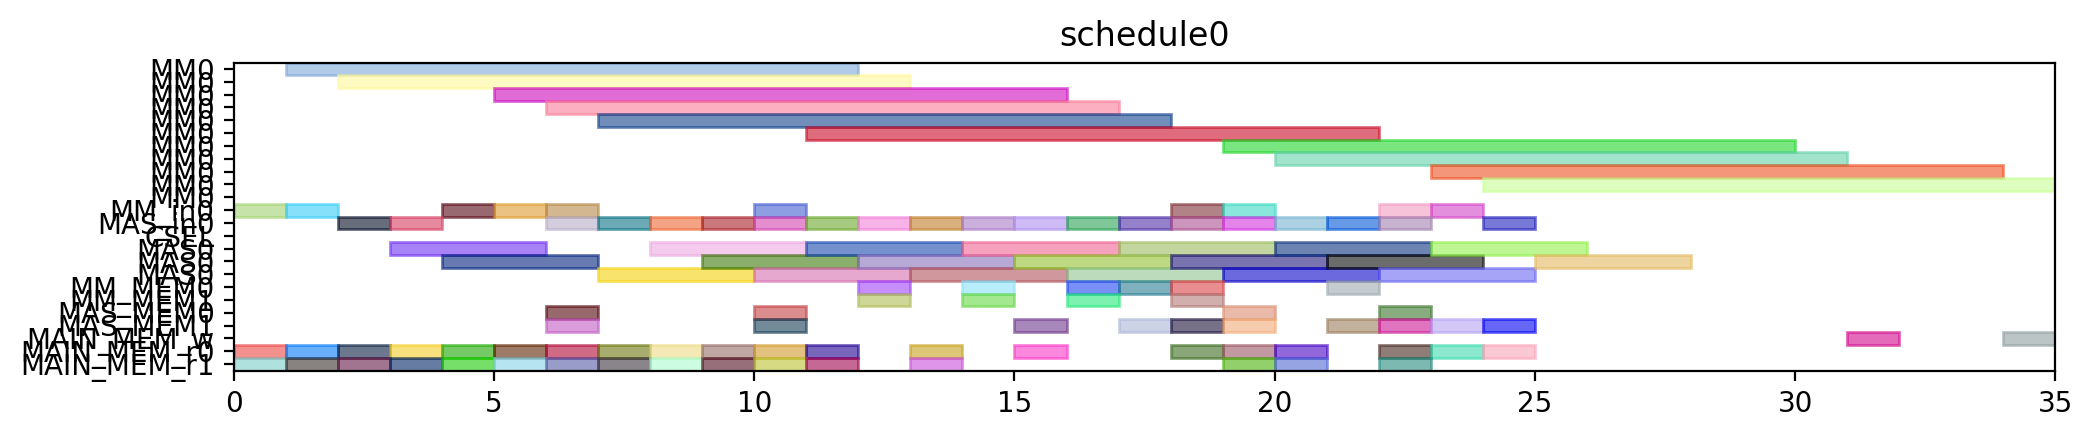

This chart was generated by the following Python code:
from pyschedule import Scenario, solvers, plotters, alt


def solve():
	horizon = 120
	S = Scenario("schedule0", horizon=horizon)

	# resource
	MM = S.Resources('MM', num=1, size=11)
	MM_in = S.Resources('MM_in', num=1)
	MAS_in = S.Resources('MAS_in', num=1)
	CSEL = S.Resource('CSEL')
	MAS = S.Resources('MAS', num=1, size=3, periods=range(1, horizon))
	MM_MEM = S.Resources('MM_MEM', num=2)
	MAS_MEM = S.Resources('MAS_MEM', num=2)
	MAIN_MEM_w = S.Resource('MAIN_MEM_w', size=1)
	MAIN_MEM_r = S.Resources('MAIN_MEM_r', num=2)

	# result of previous scheduling

	# new tasks
	t0_t0 = S.Task('t0_t0', length=11, delay_cost=1)
	t0_t0 += alt(MM)
	t0_t0_in = S.Task('t0_t0_in', length=1, delay_cost=1)
	t0_t0_in += alt(MM_in)
	S += t0_t0_in*MM_in[0]<=t0_t0*MM[0]
	t0_t0_mem0 = S.Task('t0_t0_mem0', length=1, delay_cost=1)
	t0_t0_mem0 += MAIN_MEM_r[0]
	S += t0_t0_mem0 <= t0_t0

	t0_t0_mem1 = S.Task('t0_t0_mem1', length=1, delay_cost=1)
	t0_t0_mem1 += MAIN_MEM_r[1]
	S += t0_t0_mem1 <= t0_t0

	t0_t1 = S.Task('t0_t1', length=11, delay_cost=1)
	t0_t1 += alt(MM)
	t0_t1_in = S.Task('t0_t1_in', length=1, delay_cost=1)
	t0_t1_in += alt(MM_in)
	S += t0_t1_in*MM_in[0]<=t0_t1*MM[0]
	t0_t1_mem0 = S.Task('t0_t1_mem0', length=1, delay_cost=1)
	t0_t1_mem0 += MAIN_MEM_r[0]
	S += t0_t1_mem0 <= t0_t1

	t0_t1_mem1 = S.Task('t0_t1_mem1', length=1, delay_cost=1)
	t0_t1_mem1 += MAIN_MEM_r[1]
	S += t0_t1_mem1 <= t0_t1

	t0_t2 = S.Task('t0_t2', length=3, delay_cost=1)
	t0_t2 += alt(MAS)
	t0_t2_in = S.Task('t0_t2_in', length=1, delay_cost=1)
	t0_t2_in += alt(MAS_in)
	S += t0_t2_in*MAS_in[0]<=t0_t2*MAS[0]

	t0_t2_mem0 = S.Task('t0_t2_mem0', length=1, delay_cost=1)
	t0_t2_mem0 += MAIN_MEM_r[0]
	S += t0_t2_mem0 <= t0_t2

	t0_t2_mem1 = S.Task('t0_t2_mem1', length=1, delay_cost=1)
	t0_t2_mem1 += MAIN_MEM_r[1]
	S += t0_t2_mem1 <= t0_t2

	t0_t3 = S.Task('t0_t3', length=3, delay_cost=1)
	t0_t3 += alt(MAS)
	t0_t3_in = S.Task('t0_t3_in', length=1, delay_cost=1)
	t0_t3_in += alt(MAS_in)
	S += t0_t3_in*MAS_in[0]<=t0_t3*MAS[0]

	t0_t3_mem0 = S.Task('t0_t3_mem0', length=1, delay_cost=1)
	t0_t3_mem0 += MAIN_MEM_r[0]
	S += t0_t3_mem0 <= t0_t3

	t0_t3_mem1 = S.Task('t0_t3_mem1', length=1, delay_cost=1)
	t0_t3_mem1 += MAIN_MEM_r[1]
	S += t0_t3_mem1 <= t0_t3

	t2_t0 = S.Task('t2_t0', length=11, delay_cost=1)
	t2_t0 += alt(MM)
	t2_t0_in = S.Task('t2_t0_in', length=1, delay_cost=1)
	t2_t0_in += alt(MM_in)
	S += t2_t0_in*MM_in[0]<=t2_t0*MM[0]
	t2_t0_mem0 = S.Task('t2_t0_mem0', length=1, delay_cost=1)
	t2_t0_mem0 += MAIN_MEM_r[0]
	S += t2_t0_mem0 <= t2_t0

	t2_t0_mem1 = S.Task('t2_t0_mem1', length=1, delay_cost=1)
	t2_t0_mem1 += MAIN_MEM_r[1]
	S += t2_t0_mem1 <= t2_t0

	t2_t1 = S.Task('t2_t1', length=11, delay_cost=1)
	t2_t1 += alt(MM)
	t2_t1_in = S.Task('t2_t1_in', length=1, delay_cost=1)
	t2_t1_in += alt(MM_in)
	S += t2_t1_in*MM_in[0]<=t2_t1*MM[0]
	t2_t1_mem0 = S.Task('t2_t1_mem0', length=1, delay_cost=1)
	t2_t1_mem0 += MAIN_MEM_r[0]
	S += t2_t1_mem0 <= t2_t1

	t2_t1_mem1 = S.Task('t2_t1_mem1', length=1, delay_cost=1)
	t2_t1_mem1 += MAIN_MEM_r[1]
	S += t2_t1_mem1 <= t2_t1

	t2_t2 = S.Task('t2_t2', length=3, delay_cost=1)
	t2_t2 += alt(MAS)
	t2_t2_in = S.Task('t2_t2_in', length=1, delay_cost=1)
	t2_t2_in += alt(MAS_in)
	S += t2_t2_in*MAS_in[0]<=t2_t2*MAS[0]

	t2_t2_mem0 = S.Task('t2_t2_mem0', length=1, delay_cost=1)
	t2_t2_mem0 += MAIN_MEM_r[0]
	S += t2_t2_mem0 <= t2_t2

	t2_t2_mem1 = S.Task('t2_t2_mem1', length=1, delay_cost=1)
	t2_t2_mem1 += MAIN_MEM_r[1]
	S += t2_t2_mem1 <= t2_t2

	t2_t3 = S.Task('t2_t3', length=3, delay_cost=1)
	t2_t3 += alt(MAS)
	t2_t3_in = S.Task('t2_t3_in', length=1, delay_cost=1)
	t2_t3_in += alt(MAS_in)
	S += t2_t3_in*MAS_in[0]<=t2_t3*MAS[0]

	t2_t3_mem0 = S.Task('t2_t3_mem0', length=1, delay_cost=1)
	t2_t3_mem0 += MAIN_MEM_r[0]
	S += t2_t3_mem0 <= t2_t3

	t2_t3_mem1 = S.Task('t2_t3_mem1', length=1, delay_cost=1)
	t2_t3_mem1 += MAIN_MEM_r[1]
	S += t2_t3_mem1 <= t2_t3

	t7_t2 = S.Task('t7_t2', length=3, delay_cost=1)
	t7_t2 += alt(MAS)
	t7_t2_in = S.Task('t7_t2_in', length=1, delay_cost=1)
	t7_t2_in += alt(MAS_in)
	S += t7_t2_in*MAS_in[0]<=t7_t2*MAS[0]

	t7_t2_mem0 = S.Task('t7_t2_mem0', length=1, delay_cost=1)
	t7_t2_mem0 += MAIN_MEM_r[0]
	S += t7_t2_mem0 <= t7_t2

	t7_t2_mem1 = S.Task('t7_t2_mem1', length=1, delay_cost=1)
	t7_t2_mem1 += MAIN_MEM_r[1]
	S += t7_t2_mem1 <= t7_t2

	t9_t2 = S.Task('t9_t2', length=3, delay_cost=1)
	t9_t2 += alt(MAS)
	t9_t2_in = S.Task('t9_t2_in', length=1, delay_cost=1)
	t9_t2_in += alt(MAS_in)
	S += t9_t2_in*MAS_in[0]<=t9_t2*MAS[0]

	t9_t2_mem0 = S.Task('t9_t2_mem0', length=1, delay_cost=1)
	t9_t2_mem0 += MAIN_MEM_r[0]
	S += t9_t2_mem0 <= t9_t2

	t9_t2_mem1 = S.Task('t9_t2_mem1', length=1, delay_cost=1)
	t9_t2_mem1 += MAIN_MEM_r[1]
	S += t9_t2_mem1 <= t9_t2

	t14_t2 = S.Task('t14_t2', length=3, delay_cost=1)
	t14_t2 += alt(MAS)
	t14_t2_in = S.Task('t14_t2_in', length=1, delay_cost=1)
	t14_t2_in += alt(MAS_in)
	S += t14_t2_in*MAS_in[0]<=t14_t2*MAS[0]

	t14_t2_mem0 = S.Task('t14_t2_mem0', length=1, delay_cost=1)
	t14_t2_mem0 += MAIN_MEM_r[0]
	S += t14_t2_mem0 <= t14_t2

	t14_t2_mem1 = S.Task('t14_t2_mem1', length=1, delay_cost=1)
	t14_t2_mem1 += MAIN_MEM_r[1]
	S += t14_t2_mem1 <= t14_t2

	new_TZ_t2 = S.Task('new_TZ_t2', length=3, delay_cost=1)
	new_TZ_t2 += alt(MAS)
	new_TZ_t2_in = S.Task('new_TZ_t2_in', length=1, delay_cost=1)
	new_TZ_t2_in += alt(MAS_in)
	S += new_TZ_t2_in*MAS_in[0]<=new_TZ_t2*MAS[0]

	new_TZ_t2_mem0 = S.Task('new_TZ_t2_mem0', length=1, delay_cost=1)
	new_TZ_t2_mem0 += MAIN_MEM_r[0]
	S += new_TZ_t2_mem0 <= new_TZ_t2

	new_TZ_t2_mem1 = S.Task('new_TZ_t2_mem1', length=1, delay_cost=1)
	new_TZ_t2_mem1 += MAIN_MEM_r[1]
	S += new_TZ_t2_mem1 <= new_TZ_t2

	t16_t2 = S.Task('t16_t2', length=3, delay_cost=1)
	t16_t2 += alt(MAS)
	t16_t2_in = S.Task('t16_t2_in', length=1, delay_cost=1)
	t16_t2_in += alt(MAS_in)
	S += t16_t2_in*MAS_in[0]<=t16_t2*MAS[0]

	t16_t2_mem0 = S.Task('t16_t2_mem0', length=1, delay_cost=1)
	t16_t2_mem0 += MAIN_MEM_r[0]
	S += t16_t2_mem0 <= t16_t2

	t16_t2_mem1 = S.Task('t16_t2_mem1', length=1, delay_cost=1)
	t16_t2_mem1 += MAIN_MEM_r[1]
	S += t16_t2_mem1 <= t16_t2

	t17_t2 = S.Task('t17_t2', length=3, delay_cost=1)
	t17_t2 += alt(MAS)
	t17_t2_in = S.Task('t17_t2_in', length=1, delay_cost=1)
	t17_t2_in += alt(MAS_in)
	S += t17_t2_in*MAS_in[0]<=t17_t2*MAS[0]

	t17_t2_mem0 = S.Task('t17_t2_mem0', length=1, delay_cost=1)
	t17_t2_mem0 += MAIN_MEM_r[0]
	S += t17_t2_mem0 <= t17_t2

	t17_t2_mem1 = S.Task('t17_t2_mem1', length=1, delay_cost=1)
	t17_t2_mem1 += MAIN_MEM_r[1]
	S += t17_t2_mem1 <= t17_t2

	t0_t4 = S.Task('t0_t4', length=11, delay_cost=1)
	t0_t4 += alt(MM)
	t0_t4_in = S.Task('t0_t4_in', length=1, delay_cost=1)
	t0_t4_in += alt(MM_in)
	S += t0_t4_in*MM_in[0]<=t0_t4*MM[0]
	t0_t4_mem0 = S.Task('t0_t4_mem0', length=1, delay_cost=1)
	t0_t4_mem0 += alt(MAS_MEM)
	S += (t0_t2*MAS[0])-1 < t0_t4_mem0*MAS_MEM[0]
	S += t0_t4_mem0 <= t0_t4

	t0_t4_mem1 = S.Task('t0_t4_mem1', length=1, delay_cost=1)
	t0_t4_mem1 += alt(MAS_MEM)
	S += (t0_t3*MAS[0])-1 < t0_t4_mem1*MAS_MEM[1]
	S += t0_t4_mem1 <= t0_t4

	t00 = S.Task('t00', length=3, delay_cost=1)
	t00 += alt(MAS)
	t00_in = S.Task('t00_in', length=1, delay_cost=1)
	t00_in += alt(MAS_in)
	S += t00_in*MAS_in[0]<=t00*MAS[0]

	t00_mem0 = S.Task('t00_mem0', length=1, delay_cost=1)
	t00_mem0 += alt(MM_MEM)
	S += (t0_t0*MM[0])-1 < t00_mem0*MM_MEM[0]
	S += t00_mem0 <= t00

	t00_mem1 = S.Task('t00_mem1', length=1, delay_cost=1)
	t00_mem1 += alt(MM_MEM)
	S += (t0_t1*MM[0])-1 < t00_mem1*MM_MEM[1]
	S += t00_mem1 <= t00

	t0_t5 = S.Task('t0_t5', length=3, delay_cost=1)
	t0_t5 += alt(MAS)
	t0_t5_in = S.Task('t0_t5_in', length=1, delay_cost=1)
	t0_t5_in += alt(MAS_in)
	S += t0_t5_in*MAS_in[0]<=t0_t5*MAS[0]

	t0_t5_mem0 = S.Task('t0_t5_mem0', length=1, delay_cost=1)
	t0_t5_mem0 += alt(MM_MEM)
	S += (t0_t0*MM[0])-1 < t0_t5_mem0*MM_MEM[0]
	S += t0_t5_mem0 <= t0_t5

	t0_t5_mem1 = S.Task('t0_t5_mem1', length=1, delay_cost=1)
	t0_t5_mem1 += alt(MM_MEM)
	S += (t0_t1*MM[0])-1 < t0_t5_mem1*MM_MEM[1]
	S += t0_t5_mem1 <= t0_t5

	t2_t4 = S.Task('t2_t4', length=11, delay_cost=1)
	t2_t4 += alt(MM)
	t2_t4_in = S.Task('t2_t4_in', length=1, delay_cost=1)
	t2_t4_in += alt(MM_in)
	S += t2_t4_in*MM_in[0]<=t2_t4*MM[0]
	t2_t4_mem0 = S.Task('t2_t4_mem0', length=1, delay_cost=1)
	t2_t4_mem0 += alt(MAS_MEM)
	S += (t2_t2*MAS[0])-1 < t2_t4_mem0*MAS_MEM[0]
	S += t2_t4_mem0 <= t2_t4

	t2_t4_mem1 = S.Task('t2_t4_mem1', length=1, delay_cost=1)
	t2_t4_mem1 += alt(MAS_MEM)
	S += (t2_t3*MAS[0])-1 < t2_t4_mem1*MAS_MEM[1]
	S += t2_t4_mem1 <= t2_t4

	t20 = S.Task('t20', length=3, delay_cost=1)
	t20 += alt(MAS)
	t20_in = S.Task('t20_in', length=1, delay_cost=1)
	t20_in += alt(MAS_in)
	S += t20_in*MAS_in[0]<=t20*MAS[0]

	t20_mem0 = S.Task('t20_mem0', length=1, delay_cost=1)
	t20_mem0 += alt(MM_MEM)
	S += (t2_t0*MM[0])-1 < t20_mem0*MM_MEM[0]
	S += t20_mem0 <= t20

	t20_mem1 = S.Task('t20_mem1', length=1, delay_cost=1)
	t20_mem1 += alt(MM_MEM)
	S += (t2_t1*MM[0])-1 < t20_mem1*MM_MEM[1]
	S += t20_mem1 <= t20

	t2_t5 = S.Task('t2_t5', length=3, delay_cost=1)
	t2_t5 += alt(MAS)
	t2_t5_in = S.Task('t2_t5_in', length=1, delay_cost=1)
	t2_t5_in += alt(MAS_in)
	S += t2_t5_in*MAS_in[0]<=t2_t5*MAS[0]

	t2_t5_mem0 = S.Task('t2_t5_mem0', length=1, delay_cost=1)
	t2_t5_mem0 += alt(MM_MEM)
	S += (t2_t0*MM[0])-1 < t2_t5_mem0*MM_MEM[0]
	S += t2_t5_mem0 <= t2_t5

	t2_t5_mem1 = S.Task('t2_t5_mem1', length=1, delay_cost=1)
	t2_t5_mem1 += alt(MM_MEM)
	S += (t2_t1*MM[0])-1 < t2_t5_mem1*MM_MEM[1]
	S += t2_t5_mem1 <= t2_t5

	t01 = S.Task('t01', length=3, delay_cost=1)
	t01 += alt(MAS)
	t01_in = S.Task('t01_in', length=1, delay_cost=1)
	t01_in += alt(MAS_in)
	S += t01_in*MAS_in[0]<=t01*MAS[0]

	t01_mem0 = S.Task('t01_mem0', length=1, delay_cost=1)
	t01_mem0 += alt(MM_MEM)
	S += (t0_t4*MM[0])-1 < t01_mem0*MM_MEM[0]
	S += t01_mem0 <= t01

	t01_mem1 = S.Task('t01_mem1', length=1, delay_cost=1)
	t01_mem1 += alt(MAS_MEM)
	S += (t0_t5*MAS[0])-1 < t01_mem1*MAS_MEM[1]
	S += t01_mem1 <= t01

	t10 = S.Task('t10', length=3, delay_cost=1)
	t10 += alt(MAS)
	t10_in = S.Task('t10_in', length=1, delay_cost=1)
	t10_in += alt(MAS_in)
	S += t10_in*MAS_in[0]<=t10*MAS[0]

	t10_mem0 = S.Task('t10_mem0', length=1, delay_cost=1)
	t10_mem0 += MAIN_MEM_r[0]
	S += t10_mem0 <= t10

	t10_mem1 = S.Task('t10_mem1', length=1, delay_cost=1)
	t10_mem1 += alt(MAS_MEM)
	S += (t00*MAS[0])-1 < t10_mem1*MAS_MEM[1]
	S += t10_mem1 <= t10

	t21 = S.Task('t21', length=3, delay_cost=1)
	t21 += alt(MAS)
	t21_in = S.Task('t21_in', length=1, delay_cost=1)
	t21_in += alt(MAS_in)
	S += t21_in*MAS_in[0]<=t21*MAS[0]

	t21_mem0 = S.Task('t21_mem0', length=1, delay_cost=1)
	t21_mem0 += alt(MM_MEM)
	S += (t2_t4*MM[0])-1 < t21_mem0*MM_MEM[0]
	S += t21_mem0 <= t21

	t21_mem1 = S.Task('t21_mem1', length=1, delay_cost=1)
	t21_mem1 += alt(MAS_MEM)
	S += (t2_t5*MAS[0])-1 < t21_mem1*MAS_MEM[1]
	S += t21_mem1 <= t21

	t30 = S.Task('t30', length=3, delay_cost=1)
	t30 += alt(MAS)
	t30_in = S.Task('t30_in', length=1, delay_cost=1)
	t30_in += alt(MAS_in)
	S += t30_in*MAS_in[0]<=t30*MAS[0]

	t30_mem0 = S.Task('t30_mem0', length=1, delay_cost=1)
	t30_mem0 += MAIN_MEM_r[0]
	S += t30_mem0 <= t30

	t30_mem1 = S.Task('t30_mem1', length=1, delay_cost=1)
	t30_mem1 += alt(MAS_MEM)
	S += (t20*MAS[0])-1 < t30_mem1*MAS_MEM[1]
	S += t30_mem1 <= t30

	t11 = S.Task('t11', length=3, delay_cost=1)
	t11 += alt(MAS)
	t11_in = S.Task('t11_in', length=1, delay_cost=1)
	t11_in += alt(MAS_in)
	S += t11_in*MAS_in[0]<=t11*MAS[0]

	t11_mem0 = S.Task('t11_mem0', length=1, delay_cost=1)
	t11_mem0 += MAIN_MEM_r[0]
	S += t11_mem0 <= t11

	t11_mem1 = S.Task('t11_mem1', length=1, delay_cost=1)
	t11_mem1 += alt(MAS_MEM)
	S += (t01*MAS[0])-1 < t11_mem1*MAS_MEM[1]
	S += t11_mem1 <= t11

	t31 = S.Task('t31', length=3, delay_cost=1)
	t31 += alt(MAS)
	t31_in = S.Task('t31_in', length=1, delay_cost=1)
	t31_in += alt(MAS_in)
	S += t31_in*MAS_in[0]<=t31*MAS[0]

	t31_mem0 = S.Task('t31_mem0', length=1, delay_cost=1)
	t31_mem0 += MAIN_MEM_r[0]
	S += t31_mem0 <= t31

	t31_mem1 = S.Task('t31_mem1', length=1, delay_cost=1)
	t31_mem1 += alt(MAS_MEM)
	S += (t21*MAS[0])-1 < t31_mem1*MAS_MEM[1]
	S += t31_mem1 <= t31

	c010 = S.Task('c010', length=11, delay_cost=1)
	c010 += alt(MM)
	c010_in = S.Task('c010_in', length=1, delay_cost=1)
	c010_in += alt(MM_in)
	S += c010_in*MM_in[0]<=c010*MM[0]
	S += 0<c010

	c010_w = S.Task('c010_w', length=1, delay_cost=1)
	c010_w += alt(MAIN_MEM_w)
	S += c010 <= c010_w

	c010_mem0 = S.Task('c010_mem0', length=1, delay_cost=1)
	c010_mem0 += alt(MAS_MEM)
	S += (t30*MAS[0])-1 < c010_mem0*MAS_MEM[0]
	S += c010_mem0 <= c010

	c010_mem1 = S.Task('c010_mem1', length=1, delay_cost=1)
	c010_mem1 += MAIN_MEM_r[1]
	S += c010_mem1 <= c010

	c200 = S.Task('c200', length=11, delay_cost=1)
	c200 += alt(MM)
	c200_in = S.Task('c200_in', length=1, delay_cost=1)
	c200_in += alt(MM_in)
	S += c200_in*MM_in[0]<=c200*MM[0]
	S += 0<c200

	c200_w = S.Task('c200_w', length=1, delay_cost=1)
	c200_w += alt(MAIN_MEM_w)
	S += c200 <= c200_w

	c200_mem0 = S.Task('c200_mem0', length=1, delay_cost=1)
	c200_mem0 += alt(MAS_MEM)
	S += (t10*MAS[0])-1 < c200_mem0*MAS_MEM[0]
	S += c200_mem0 <= c200

	c200_mem1 = S.Task('c200_mem1', length=1, delay_cost=1)
	c200_mem1 += MAIN_MEM_r[1]
	S += c200_mem1 <= c200

	t16_t0 = S.Task('t16_t0', length=11, delay_cost=1)
	t16_t0 += alt(MM)
	t16_t0_in = S.Task('t16_t0_in', length=1, delay_cost=1)
	t16_t0_in += alt(MM_in)
	S += t16_t0_in*MM_in[0]<=t16_t0*MM[0]
	t16_t0_mem0 = S.Task('t16_t0_mem0', length=1, delay_cost=1)
	t16_t0_mem0 += MAIN_MEM_r[0]
	S += t16_t0_mem0 <= t16_t0

	t16_t0_mem1 = S.Task('t16_t0_mem1', length=1, delay_cost=1)
	t16_t0_mem1 += alt(MAS_MEM)
	S += (t30*MAS[0])-1 < t16_t0_mem1*MAS_MEM[1]
	S += t16_t0_mem1 <= t16_t0

	t17_t0 = S.Task('t17_t0', length=11, delay_cost=1)
	t17_t0 += alt(MM)
	t17_t0_in = S.Task('t17_t0_in', length=1, delay_cost=1)
	t17_t0_in += alt(MM_in)
	S += t17_t0_in*MM_in[0]<=t17_t0*MM[0]
	t17_t0_mem0 = S.Task('t17_t0_mem0', length=1, delay_cost=1)
	t17_t0_mem0 += MAIN_MEM_r[0]
	S += t17_t0_mem0 <= t17_t0

	t17_t0_mem1 = S.Task('t17_t0_mem1', length=1, delay_cost=1)
	t17_t0_mem1 += alt(MAS_MEM)
	S += (t10*MAS[0])-1 < t17_t0_mem1*MAS_MEM[1]
	S += t17_t0_mem1 <= t17_t0

	solvers.mip.solve(S,msg=1,kind='CPLEX',ratio_gap=1.01)

	solution = [['hoge']*len(S.solution()[1]) for i in range(len(S.solution()))]
	for i in range(len(S.solution())):
		for j in range(len(S.solution()[i])):
			solution[i][j]=str(S.solution()[i][j])
	print(solution)

	cycles = int(solution[-1][3])

	pic_file_name = "/mnt/rose/usr1/fukuda/ABE/multiRAM_multiMAS_16mux/scheduling_result/stage11MM1_stage3MAS1/EP2_ADD_w_EVAL/schedule0.png"
	if(S.solution() != []):
		plotters.matplotlib.plot(S,img_filename=pic_file_name, show_task_labels=False, fig_size=(cycles*0.25+3, 2))

	return solution
